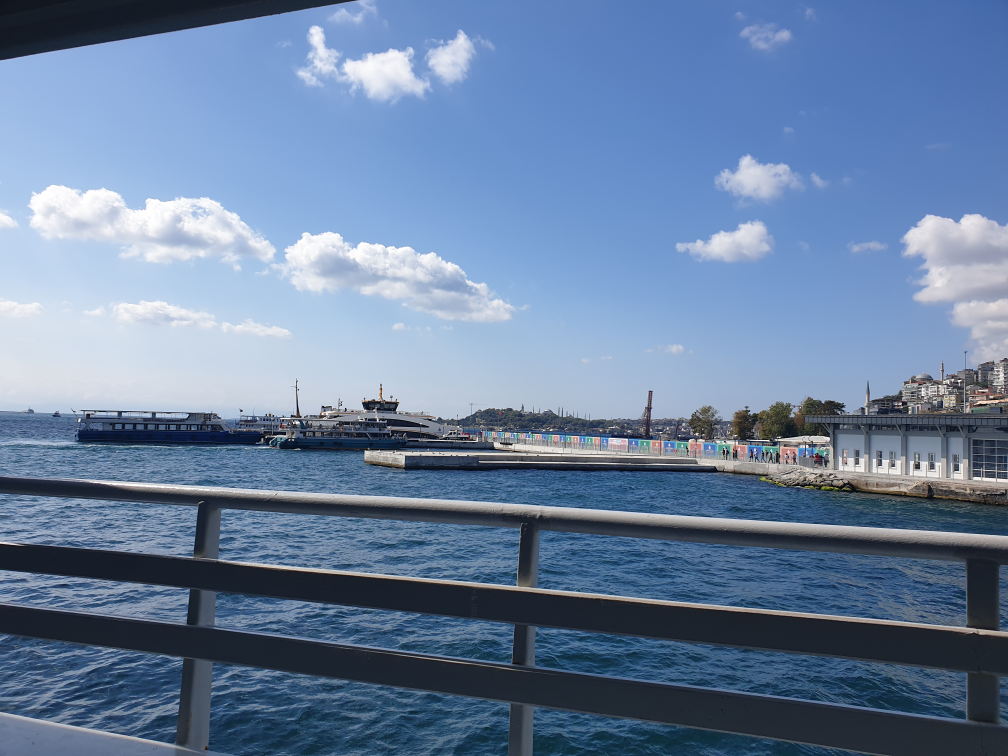
#> input picture EX3/EX3_Q3/images/slic.jpg, 4032 x 3024 px (shown at 1/4 size)
$ python -i utilities.py   (imports and definitions only)   (older library calls are emulated)
#> lines starting #> are read from the running program, lines starting #| are printed output that depends on the picture
import cv2 as cv
import numpy as np
from math import sqrt
from skimage.segmentation import find_boundaries

base_images_address = 'images/'
base_results_address = 'results/'

indexes = [[-5, -5], [-5, -4], [-5, -3], [-5, -2], [-5, -1], [-5, 0], [-5, 1], [-5, 2], [-5, 3], [-5, 4], [-5, 5],
           [-4, -5], [-4, -4], [-4, -3], [-4, -2], [-4, -1], [-4, 0], [-4, 1], [-4, 2], [-4, 3], [-4, 4], [-4, 5],
           [-3, -5], [-3, -4], [-3, -3], [-3, -2], [-3, -1], [-3, 0], [-3, 1], [-3, 2], [-3, 3], [-3, 4], [-3, 5],
           [-2, -5], [-2, -4], [-2, -3], [-2, -2], [-2, -1], [-2, 0], [-2, 1], [-2, 2], [-2, 3], [-2, 4], [-2, 5],
           [-1, -5], [-1, -4], [-1, -3], [-1, -2], [-1, -1], [-1, 0], [-1, 1], [-1, 2], [-1, 3], [-1, 4], [-1, 5],
           [0, -5], [0, -4], [0, -3], [0, -2], [0, -1], [0, 0], [0, 1], [0, 2], [0, 3], [0, 4], [0, 5],
           [1, -5], [1, -4], [1, -3], [1, -2], [1, -1], [1, 0], [1, 1], [1, 2], [1, 3], [1, 4], [1, 5],
           [2, -5], [2, -4], [2, -3], [2, -2], [2, -1], [2, 0], [2, 1], [2, 2], [2, 3], [2, 4], [2, 5],
           [3, -5], [3, -4], [3, -3], [3, -2], [3, -1], [3, 0], [3, 1], [3, 2], [3, 3], [3, 4], [3, 5],
           [4, -5], [4, -4], [4, -3], [4, -2], [4, -1], [4, 0], [4, 1], [4, 2], [4, 3], [4, 4], [4, 5],
           [5, -5], [5, -4], [5, -3], [5, -2], [5, -1], [5, 0], [5, 1], [5, 2], [5, 3], [5, 4], [5, 5]]


# [5 lines left out: function resize_image, not called in this run]


def apply_sobel_filter_x(gray_image):
    gray_image = gray_image.astype(np.float_)

    sobel_x = np.array([[-1, 0, 1], [-2, 0, 2], [-1, 0, 1]])
    filtered_image_x = cv.filter2D(gray_image, -1, sobel_x)

    return filtered_image_x


def apply_sobel_filter_y(gray_image):
    gray_image = gray_image.astype(np.float_)

    sobel_y = np.array([[-1, -2, -1], [0, 0, 0], [1, 2, 1]])
    filtered_image_y = cv.filter2D(gray_image, -1, sobel_y)

    return filtered_image_y


def get_edges(src_image):
    gray_image = cv.cvtColor(src_image, cv.COLOR_BGR2GRAY)

    sobel_x = apply_sobel_filter_x(gray_image)
    sobel_y = apply_sobel_filter_y(gray_image)

    return sobel_x + sobel_y


# [131 lines left out: functions initialize_cluster_centers, perturb_cluster_centers, cal_dist, update_cluster_center, slic, draw_boundaries and 1 more, not called in this run]

>>> import cv2
>>> picture = cv2.imread('images/slic.jpg')
#> picture is the input picture: shape (3024, 4032, 3); mean B, G, R 159.8, 128.3, 105.3
>>> result = get_edges(picture)
#> in get_edges, `gray_image = cv.cvtColor(src_image, cv.COLOR_BGR2GRAY)`:
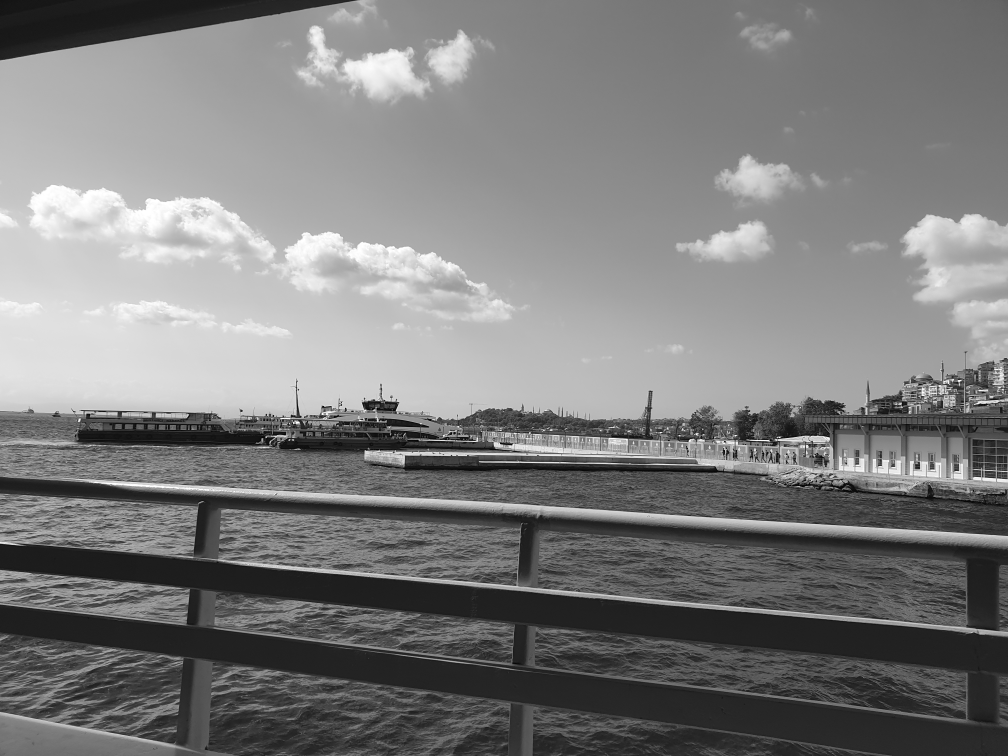
#> gray_image: shape (3024, 4032) (shown at 1/4 size); min 0, max 255, mean 125
#> in apply_sobel_filter_x, `filtered_image_x = cv.filter2D(gray_image, -1, sobel_x)`:
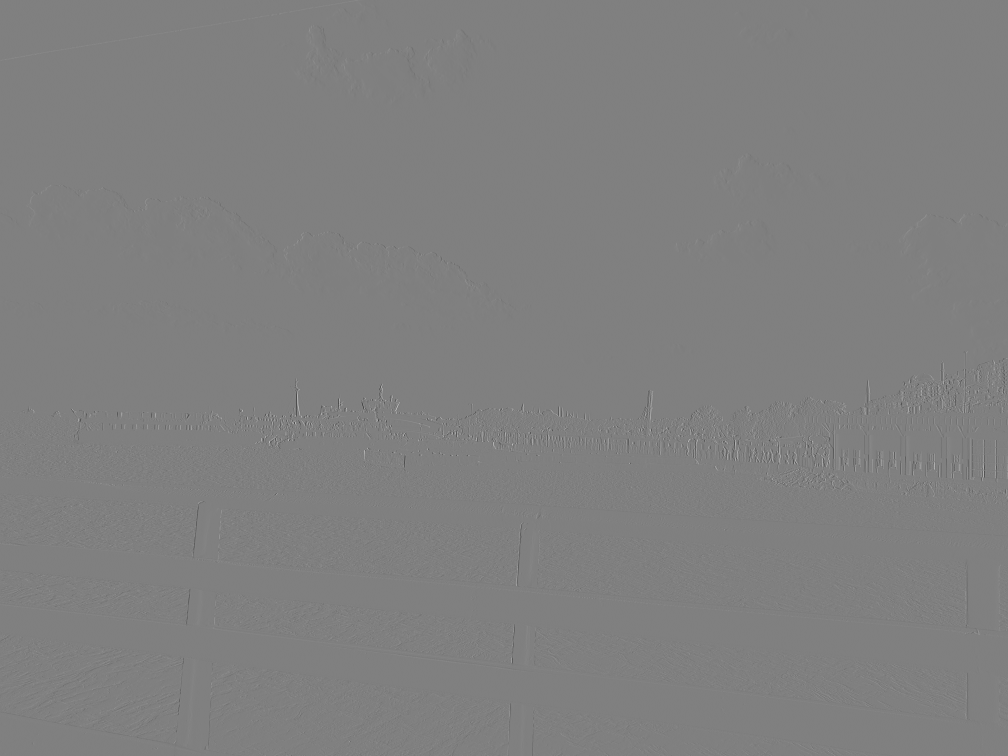
#> filtered_image_x: shape (3024, 4032) float64 (shown at 1/4 size); min -1005, max 996, mean -0.1; drawn with min black and max white
